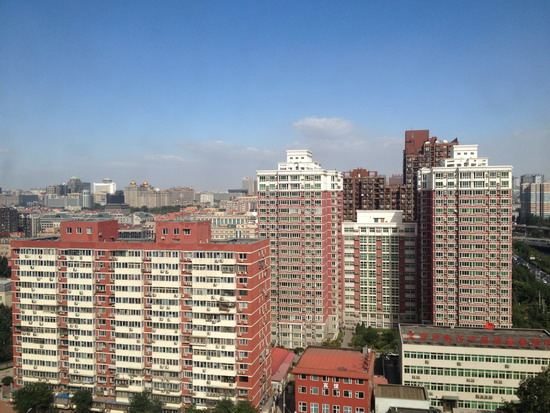
#> input picture src/mon/vision/enhance/multitask/airnet/test/dehaze/target/0001.png, 550 x 413 px, given as the content of the folder datasets/Downloads/DPDD/train/train/inputL, which was not available
$ python generate_patches_dpdd.py   (older library calls are emulated)
#> lines starting #> are read from the running program, lines starting #| are printed output that depends on the picture; pictures that were not available may be replaced by others from this repository, and a replacement may not be noted
##### Data preparation file for training Restormer on the DPDD Dataset ########

import os
from copy import deepcopy
from glob import glob

import cv2
import numpy as np
from joblib import delayed, Parallel
from natsort import natsorted
from tqdm import tqdm


def shapness_measure(img_temp,kernel_size):
    conv_x = cv2.Sobel(img_temp,cv2.CV_64F,1,0,ksize=kernel_size)
    conv_y = cv2.Sobel(img_temp,cv2.CV_64F,0,1,ksize=kernel_size)
    temp_arr_x=deepcopy(conv_x*conv_x)
    temp_arr_y=deepcopy(conv_y*conv_y)
    temp_sum_x_y=temp_arr_x+temp_arr_y
    temp_sum_x_y=np.sqrt(temp_sum_x_y)
    return np.sum(temp_sum_x_y)

def filter_patch_sharpness(patches_src_c_temp, patches_trg_c_temp, patches_src_l_temp, patches_src_r_temp):
    patches_src_c, patches_trg_c, patches_src_l, patches_src_r = [], [], [], []
    fitnessVal_3=[]
    fitnessVal_7=[]
    fitnessVal_11=[]
    fitnessVal_15=[]
    num_of_img_patches=len(patches_trg_c_temp)
    for i in range(num_of_img_patches):
        fitnessVal_3.append(shapness_measure(cv2.cvtColor(patches_trg_c_temp[i], cv2.COLOR_BGR2GRAY),3))
        fitnessVal_7.append(shapness_measure(cv2.cvtColor(patches_trg_c_temp[i], cv2.COLOR_BGR2GRAY),7))
        fitnessVal_11.append(shapness_measure(cv2.cvtColor(patches_trg_c_temp[i], cv2.COLOR_BGR2GRAY),11))
        fitnessVal_15.append(shapness_measure(cv2.cvtColor(patches_trg_c_temp[i], cv2.COLOR_BGR2GRAY),15))
    fitnessVal_3=np.asarray(fitnessVal_3)
    fitnessVal_7=np.asarray(fitnessVal_7)
    fitnessVal_11=np.asarray(fitnessVal_11)
    fitnessVal_15=np.asarray(fitnessVal_15)
    fitnessVal_3=(fitnessVal_3-np.min(fitnessVal_3))/np.max((fitnessVal_3-np.min(fitnessVal_3)))
    fitnessVal_7=(fitnessVal_7-np.min(fitnessVal_7))/np.max((fitnessVal_7-np.min(fitnessVal_7)))
    fitnessVal_11=(fitnessVal_11-np.min(fitnessVal_11))/np.max((fitnessVal_11-np.min(fitnessVal_11)))
    fitnessVal_15=(fitnessVal_15-np.min(fitnessVal_15))/np.max((fitnessVal_15-np.min(fitnessVal_15)))
    fitnessVal_all=fitnessVal_3*fitnessVal_7*fitnessVal_11*fitnessVal_15

    to_remove_patches_number=int(to_remove_ratio*num_of_img_patches)

    for itr in range(to_remove_patches_number):
        minArrInd=np.argmin(fitnessVal_all)
        fitnessVal_all[minArrInd]=2
    for itr in range(num_of_img_patches):
        if fitnessVal_all[itr]!=2:
            patches_src_c.append(patches_src_c_temp[itr])
            patches_trg_c.append(patches_trg_c_temp[itr])
            patches_src_l.append(patches_src_l_temp[itr])
            patches_src_r.append(patches_src_r_temp[itr])

    return patches_src_c, patches_trg_c, patches_src_l, patches_src_r

def slice_stride(_img_src_c, _img_trg_c, _img_src_l, _img_src_r):
    coordinates_list=[]
    coordinates_list.append([0,0,0,0])
    patches_src_c_temp, patches_trg_c_temp, patches_src_l_temp, patches_src_r_temp = [], [], [], []
    for r in range(0,_img_src_c.shape[0],stride[0]):
        for c in range(0,_img_src_c.shape[1],stride[1]):
            if (r+patch_size[0]) <= _img_src_c.shape[0] and (c+patch_size[1]) <= _img_src_c.shape[1]:
                patches_src_c_temp.append(_img_src_c[r:r+patch_size[0],c:c+patch_size[1]])
                patches_trg_c_temp.append(_img_trg_c[r:r+patch_size[0],c:c+patch_size[1]])
                patches_src_l_temp.append(_img_src_l[r:r+patch_size[0],c:c+patch_size[1]])
                patches_src_r_temp.append(_img_src_r[r:r+patch_size[0],c:c+patch_size[1]])

            elif (r+patch_size[0]) <= _img_src_c.shape[0] and not ([r,r+patch_size[0],_img_src_c.shape[1]-patch_size[1],_img_src_c.shape[1]] in coordinates_list):
                patches_src_c_temp.append(_img_src_c[r:r+patch_size[0],_img_src_c.shape[1]-patch_size[1]:_img_src_c.shape[1]])
                patches_trg_c_temp.append(_img_trg_c[r:r+patch_size[0],_img_trg_c.shape[1]-patch_size[1]:_img_trg_c.shape[1]])
                patches_src_l_temp.append(_img_src_l[r:r+patch_size[0],_img_src_l.shape[1]-patch_size[1]:_img_src_l.shape[1]])
                patches_src_r_temp.append(_img_src_r[r:r+patch_size[0],_img_src_r.shape[1]-patch_size[1]:_img_src_r.shape[1]])
                coordinates_list.append([r,r+patch_size[0],_img_src_c.shape[1]-patch_size[1],_img_src_c.shape[1]])

            elif (c+patch_size[1]) <= _img_src_c.shape[1] and not ([_img_src_c.shape[0]-patch_size[0],_img_src_c.shape[0],c,c+patch_size[1]] in coordinates_list):
                patches_src_c_temp.append(_img_src_c[_img_src_c.shape[0]-patch_size[0]:_img_src_c.shape[0],c:c+patch_size[1]])
                patches_trg_c_temp.append(_img_trg_c[_img_trg_c.shape[0]-patch_size[0]:_img_trg_c.shape[0],c:c+patch_size[1]])
                patches_src_l_temp.append(_img_src_l[_img_src_l.shape[0]-patch_size[0]:_img_src_l.shape[0],c:c+patch_size[1]])
                patches_src_r_temp.append(_img_src_r[_img_src_r.shape[0]-patch_size[0]:_img_src_r.shape[0],c:c+patch_size[1]])
                coordinates_list.append([_img_src_c.shape[0]-patch_size[0],_img_src_c.shape[0],c,c+patch_size[1]])

            elif not ([_img_src_c.shape[0]-patch_size[0],_img_src_c.shape[0],_img_src_c.shape[1]-patch_size[1],_img_src_c.shape[1]] in coordinates_list):
                patches_src_c_temp.append(_img_src_c[_img_src_c.shape[0]-patch_size[0]:_img_src_c.shape[0],_img_src_c.shape[1]-patch_size[1]:_img_src_c.shape[1]])
                patches_trg_c_temp.append(_img_trg_c[_img_trg_c.shape[0]-patch_size[0]:_img_trg_c.shape[0],_img_trg_c.shape[1]-patch_size[1]:_img_trg_c.shape[1]])
                patches_src_l_temp.append(_img_src_l[_img_src_l.shape[0]-patch_size[0]:_img_src_l.shape[0],_img_src_l.shape[1]-patch_size[1]:_img_src_l.shape[1]])
                patches_src_r_temp.append(_img_src_r[_img_src_r.shape[0]-patch_size[0]:_img_src_r.shape[0],_img_src_r.shape[1]-patch_size[1]:_img_src_r.shape[1]])
                coordinates_list.append([_img_src_c.shape[0]-patch_size[0],_img_src_c.shape[0],_img_src_c.shape[1]-patch_size[1],_img_src_c.shape[1]])

    return patches_src_c_temp, patches_trg_c_temp, patches_src_l_temp, patches_src_r_temp

def train_files(file_):
    lrL_file, lrR_file, lrC_file, hrC_file = file_
    filename = os.path.splitext(os.path.split(lrC_file)[-1])[0]
    lrL_img = cv2.imread(lrL_file, -1)
#> lrL_img is the input picture: shape (413, 550, 3); mean B, G, R 145.5, 136.6, 131.4
    lrR_img = cv2.imread(lrR_file, -1)
    lrC_img = cv2.imread(lrC_file, -1)
    hrC_img = cv2.imread(hrC_file, -1)

    lrC_patches, hrC_patches, lrL_patches, lrR_patches = slice_stride(lrC_img, hrC_img, lrL_img, lrR_img)
#> after the loop in slice_stride, `for r in range(0,_img_src_c.shape[0],stride[0]):`: coordinates_list = [[0, 0, 0, 0], [-99, 413, 0, 512], [-99, 413, 38, 550]]; patches_src_c_temp = 2 items
#> lrC_patches = 2 items; hrC_patches = 2 items; lrL_patches = 2 items; lrR_patches = 2 items
    lrC_patches, hrC_patches, lrL_patches, lrR_patches = filter_patch_sharpness(lrC_patches, hrC_patches, lrL_patches, lrR_patches)
#> in filter_patch_sharpness, `num_of_img_patches=len(patches_trg_c_temp)`: num_of_img_patches = 2
#> the loop in filter_patch_sharpness, `for i in range(num_of_img_patches):` made 2 passes
#> pass 1, in shapness_measure, `conv_x = cv2.Sobel(img_temp,cv2.CV_64F,1,0,ksize=kernel_size)`:
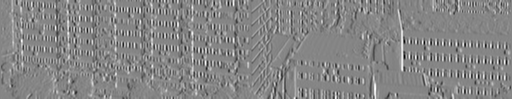
#> conv_x: shape (99, 512) float64; min -842, max 765, mean 0.8; drawn with min black and max white
#> pass 1, in shapness_measure, `conv_y = cv2.Sobel(img_temp,cv2.CV_64F,0,1,ksize=kernel_size)`:
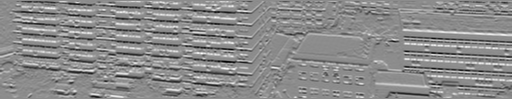
#> conv_y: shape (99, 512) float64; min -901, max 734, mean -3.8; drawn with min black and max white
#> pass 1, in shapness_measure, `temp_arr_x=deepcopy(conv_x*conv_x)`:
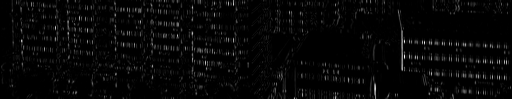
#> temp_arr_x: shape (99, 512) float64; min 0, max 708964, mean 20886.3; drawn with min black and max white
#> pass 1, in shapness_measure, `temp_arr_y=deepcopy(conv_y*conv_y)`:
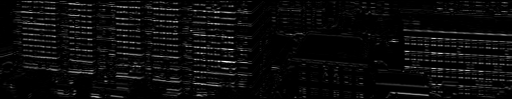
#> temp_arr_y: shape (99, 512) float64; min 0, max 811801, mean 37205; drawn with min black and max white
#> after the loop in filter_patch_sharpness, `for i in range(num_of_img_patches):`: fitnessVal_11 = [2.86e+11, 2.82e+11]; fitnessVal_15 = [6.25e+13, 6.18e+13]; fitnessVal_3 = [9167712.4, 9081400.7]; fitnessVal_7 = [1.39e+09, 1.37e+09]
#> in filter_patch_sharpness, `fitnessVal_3=(fitnessVal_3-np.min(fitnessVal_3))/np.max((fitnessVal_3-..`: fitnessVal_3 = [1, 0]
#> in filter_patch_sharpness, `to_remove_patches_number=int(to_remove_ratio*num_of_img_patches)`: to_remove_patches_number = 0
#> after the loop in filter_patch_sharpness, `for itr in range(num_of_img_patches):`: patches_src_c = 2 items
    num_patch = 0
    for lrC_patch, hrC_patch, lrL_patch, lrR_patch in zip(lrC_patches, hrC_patches, lrL_patches, lrR_patches):
        num_patch += 1

        lrL_savename = os.path.join(lrL_tar, filename + '-' + str(num_patch) + '.png')
        lrR_savename = os.path.join(lrR_tar, filename + '-' + str(num_patch) + '.png')
        lrC_savename = os.path.join(lrC_tar, filename + '-' + str(num_patch) + '.png')
        hrC_savename = os.path.join(hrC_tar, filename + '-' + str(num_patch) + '.png')

        cv2.imwrite(lrL_savename, lrL_patch)
        cv2.imwrite(lrR_savename, lrR_patch)
        cv2.imwrite(lrC_savename, lrC_patch)
        cv2.imwrite(hrC_savename, hrC_patch)
#> this loop made 2 passes
#> num_patch on passes 1 to 2: 1, 2
#> pass 1, in train_files, `cv2.imwrite(lrL_savename, lrL_patch)`:
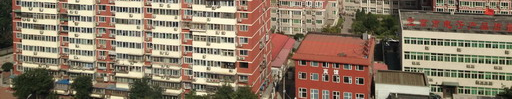
#> saved as 0001-1.png: shape (99, 512, 3); mean B, G, R 101.2, 120.8, 138.6
#> pass 2, in train_files, `cv2.imwrite(lrL_savename, lrL_patch)`:
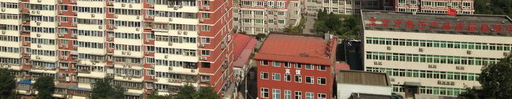
#> saved as 0001-2.png: shape (99, 512, 3); mean B, G, R 100.1, 119.6, 137.1
#> after the loop, num_patch = 2

def val_files(file_):
    lrL_file, lrR_file, lrC_file, hrC_file = file_
    filename = os.path.splitext(os.path.split(lrC_file)[-1])[0]

    lrL_savename = os.path.join(lrL_tar, filename + '.png')
    lrR_savename = os.path.join(lrR_tar, filename + '.png')
    lrC_savename = os.path.join(lrC_tar, filename + '.png')
    hrC_savename = os.path.join(hrC_tar, filename + '.png')

    lrL_img = cv2.imread(lrL_file, -1)
    lrR_img = cv2.imread(lrR_file, -1)
    lrC_img = cv2.imread(lrC_file, -1)
    hrC_img = cv2.imread(hrC_file, -1)

    w, h = lrC_img.shape[:2]
#> w = 413; h = 550

    i = (w-val_patch_size)//2
#> i = 78
    j = (h-val_patch_size)//2
#> j = 147

    lrL_patch = lrL_img[i:i+val_patch_size, j:j+val_patch_size,:]
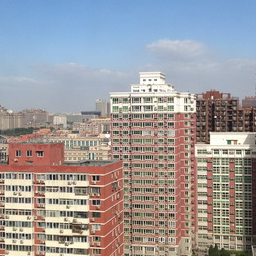
#> lrL_patch: shape (256, 256, 3); mean B, G, R 156.1, 153.5, 155.8
    lrR_patch = lrR_img[i:i+val_patch_size, j:j+val_patch_size,:]
    lrC_patch = lrC_img[i:i+val_patch_size, j:j+val_patch_size,:]
    hrC_patch = hrC_img[i:i+val_patch_size, j:j+val_patch_size,:]

    cv2.imwrite(lrL_savename, lrL_patch)
    cv2.imwrite(lrR_savename, lrR_patch)
    cv2.imwrite(lrC_savename, lrC_patch)
    cv2.imwrite(hrC_savename, hrC_patch)


############ Prepare Training data ####################
num_cores = 10
src = 'datasets/Downloads/DPDD/train'
tar = 'Datasets/train/DPDD'

lrL_tar = os.path.join(tar, 'inputL_crops')
lrR_tar = os.path.join(tar, 'inputR_crops')
lrC_tar = os.path.join(tar, 'inputC_crops')
hrC_tar = os.path.join(tar, 'target_crops')

os.makedirs(lrL_tar, exist_ok=True)
os.makedirs(lrR_tar, exist_ok=True)
os.makedirs(lrC_tar, exist_ok=True)
os.makedirs(hrC_tar, exist_ok=True)

lrL_files = natsorted(glob(os.path.join(src, 'train', 'inputL', '*.png')))
lrR_files = natsorted(glob(os.path.join(src, 'train', 'inputR', '*.png')))
lrC_files = natsorted(glob(os.path.join(src, 'train', 'inputC', '*.png')))
hrC_files = natsorted(glob(os.path.join(src, 'train', 'target', '*.png')))

files = [(i, j, k, l) for i, j, k, l in zip(lrL_files, lrR_files, lrC_files, hrC_files)]

patch_size = [512, 512]
stride = [204, 204]
p_max = 0
to_remove_ratio = 0.3

Parallel(n_jobs=num_cores)(delayed(train_files)(file_) for file_ in tqdm(files))


############ Prepare validation data ####################
val_patch_size = 256
src = 'datasets/Downloads/DPDD/val'
tar = 'Datasets/val/DPDD'

lrL_tar = os.path.join(tar, 'inputL_crops')
lrR_tar = os.path.join(tar, 'inputR_crops')
lrC_tar = os.path.join(tar, 'inputC_crops')
hrC_tar = os.path.join(tar, 'target_crops')

os.makedirs(lrL_tar, exist_ok=True)
os.makedirs(lrR_tar, exist_ok=True)
os.makedirs(lrC_tar, exist_ok=True)
os.makedirs(hrC_tar, exist_ok=True)

lrL_files = natsorted(glob(os.path.join(src, 'val', 'inputL', '*.png')))
lrR_files = natsorted(glob(os.path.join(src, 'val', 'inputR', '*.png')))
lrC_files = natsorted(glob(os.path.join(src, 'val', 'inputC', '*.png')))
hrC_files = natsorted(glob(os.path.join(src, 'val', 'target', '*.png')))

files = [(i, j, k, l) for i, j, k, l in zip(lrL_files, lrR_files, lrC_files, hrC_files)]

Parallel(n_jobs=num_cores)(delayed(val_files)(file_) for file_ in tqdm(files))
